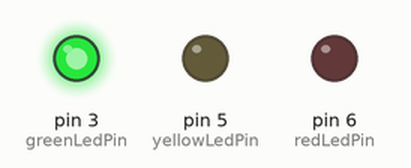
Bench run of a sketch on a simulated Arduino Uno, built with avr-gcc and run on an emulated ATmega328P. On the bench: output pins drawn as LEDs (lit = HIGH).

Above: at 0.5 s.
At 1.5 s:
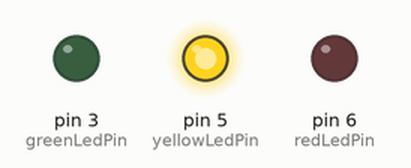
At 5.5 s:
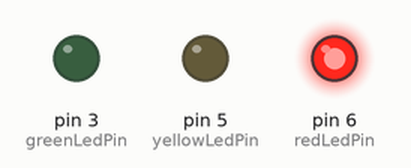
Timing chart, 0 to 6.9 s (numbered marks = the images above):
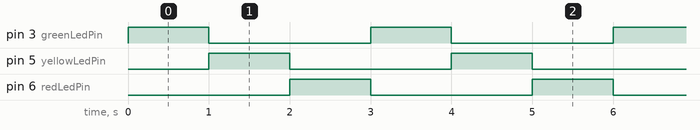

Measured:
- by itself, pin 3 (greenLedPin), pin 5 (yellowLedPin), pin 6 (redLedPin): alternates HIGH for 1.0 s and LOW for 2.0 s
- by itself, everything shown: repeats every 3.0 s, in 4 steps

The sketch:

_03_Blink3_StopLight.ino
```cpp
/*
  Blink Three External LEDs in Succession, like a traffic light

 Behavior:
 Turns on first LED on for one second, then the second one and then the third, repeatedly.

 Circuit:
 * Pin 3: red LED, anode to microcontroller, 330 Ohm resistor from
 cathode to ground
 * Pin 5: yellow LED, anode to microcontroller, 330 Ohm resistor from
 cathode to ground
 * Pin 6: green LED, anode to microcontroller, 330 Ohm resistor from
 cathode to ground

 (ADVANCED QUESTION: source or sink)

  _________
 |	   |
 | Arduino |
 |    	   |    LED     330 Ohm
 |     PIN3|----(>|)----/\/\/\----|l> GND
 |         |
 |         |    LED     330 Ohm
 |     PIN5|----(>|)----/\/\/\----|l> GND
 |         |
 |    	   |    LED     330 Ohm
 |     PIN6|----(>|)----/\/\/\----|l> GND
 |_________|


 Carlyn Maw 2013

 */
//where the led is
int redLedPin = 6;
int yellowLedPin = 5;
int greenLedPin = 3;

// the setup routine runs once when you press reset:
void setup()   {
  // initialize the digital pins as an output:
  pinMode(redLedPin, OUTPUT);
  pinMode(yellowLedPin, OUTPUT);
  pinMode(greenLedPin, OUTPUT);

  //make sure everyone starts off
  digitalWrite(greenLedPin, LOW);
  digitalWrite(yellowLedPin, LOW);
  digitalWrite(redLedPin, LOW);
}

// the loop() method runs over and over again,
// as long as the Arduino has power
void loop()
{
  digitalWrite(greenLedPin, HIGH);   // set the grenn LED on

  delay(1000);                       // wait for a second
  digitalWrite(greenLedPin, LOW);    // set the grenn LED off
  digitalWrite(yellowLedPin, HIGH);  // set the yellow LED on

  delay(1000);                       // wait for a second
  digitalWrite(yellowLedPin, LOW);   // set the yellow LED off
  digitalWrite(redLedPin, HIGH);     // set the red LED on

  delay(1000);                     // wait for a second
  digitalWrite(redLedPin, LOW);    // set the LED off
  // don't wait to turn the greenlight on

}
```
